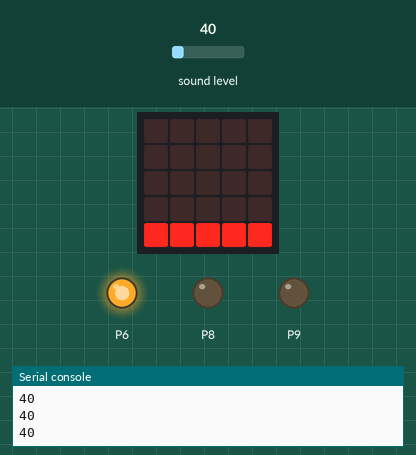
Simulated run of this program. Board: BBC micro:bit (MakeCode). Shown: the board's 5×5 LED display, output pins drawn as LEDs (lit = HIGH), the last lines printed to the serial console. The inputs (shaded band) are chosen by the test bench; at power-on: sound level 40.

Above: at 1.2 s.
1.3 s: sound level set to 56
At 1.9 s:
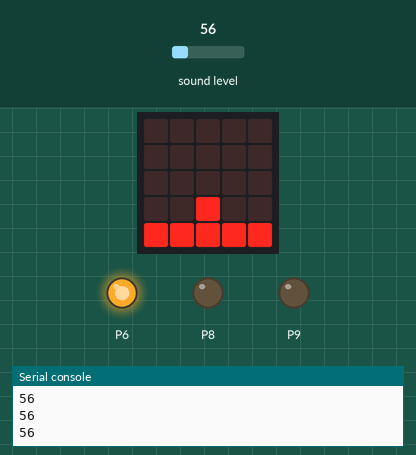
2.8 s: sound level set to 65
At 3.6 s:
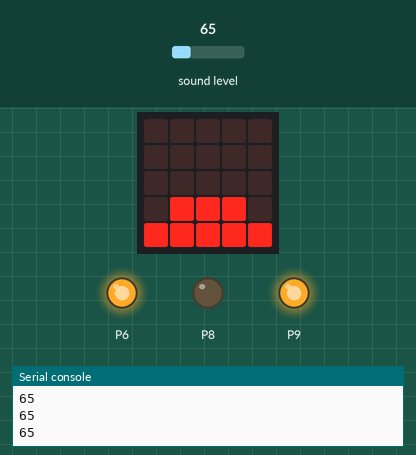
4.3 s: sound level set to 117
At 5.0 s:
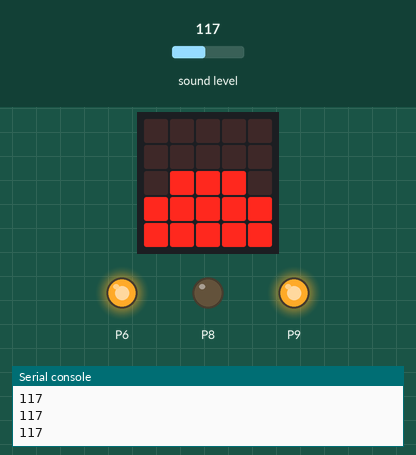
5.8 s: sound level set to 124
At 6.4 s:
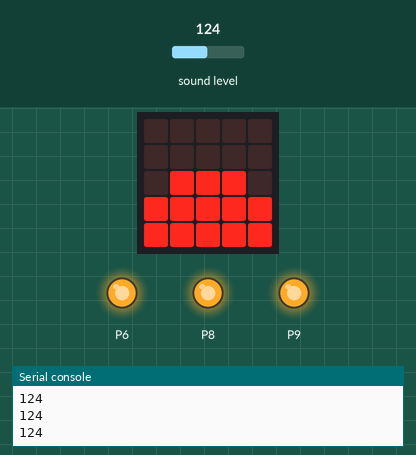
7.3 s: sound level set to 5
At 8.3 s:
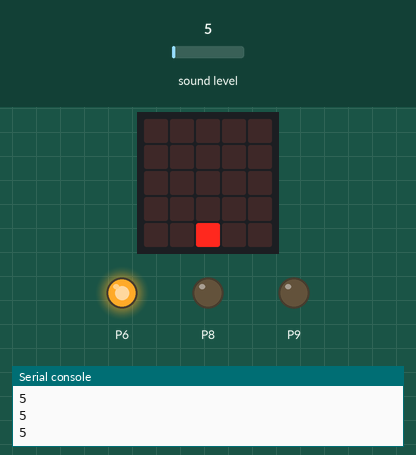
8.8 s: sound level set to 128
At 9.6 s:
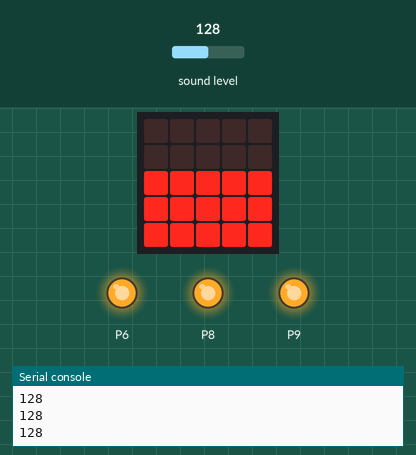
Timing chart, 0 to 11.3 s (numbered marks = the images above; inputs shaded):
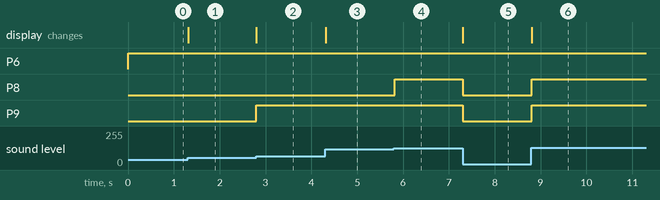

Measured:
- the behaviour switches between 60 and 61 on sound level (found by bisection; images 1 and 2)
- the behaviour switches between 120 and 121 on sound level (found by bisection; images 3 and 4)
- after the input at 1.3 s, the display: changes at once (image 1)
- after the input at 2.8 s, P9: LOW → HIGH at once; the display: changes at once (image 2)
- after the input at 4.3 s, the display: changes at once (image 3)
- after the input at 5.8 s, P8: LOW → HIGH at once
- after the input at 7.3 s, P8, P9: HIGH → LOW at once; the display: changes at once (image 5)
- after the input at 8.8 s, P8, P9: LOW → HIGH at once; the display: changes at once (image 6)

The program:

main.ts
```typescript
basic.forever(function () {
    led.plotBarGraph(
    input.soundLevel(),
    255
    )
    if (input.soundLevel() > 30) {
        pins.digitalWritePin(DigitalPin.P6, 1)
    } else {

    }
    if (input.soundLevel() > 60) {
        pins.digitalWritePin(DigitalPin.P9, 1)
    } else {
        pins.digitalWritePin(DigitalPin.P9, 0)
    }
    if (input.soundLevel() > 120) {
        pins.digitalWritePin(DigitalPin.P8, 1)
    } else {
        pins.digitalWritePin(DigitalPin.P8, 0)
    }
})
```

test.ts
```typescript
// les tests vont ici ; cela ne sera pas compilé si ce paquet est utilisé en tant qu'extension.
```
